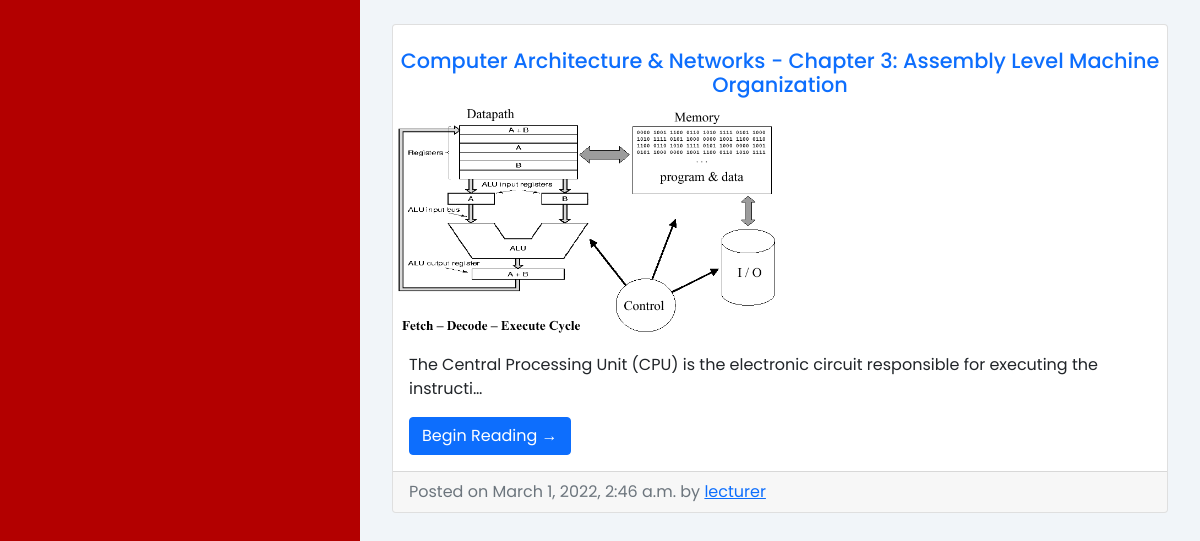
/list_tutorial/ (lower part), run on an earlier commit of the app's database.
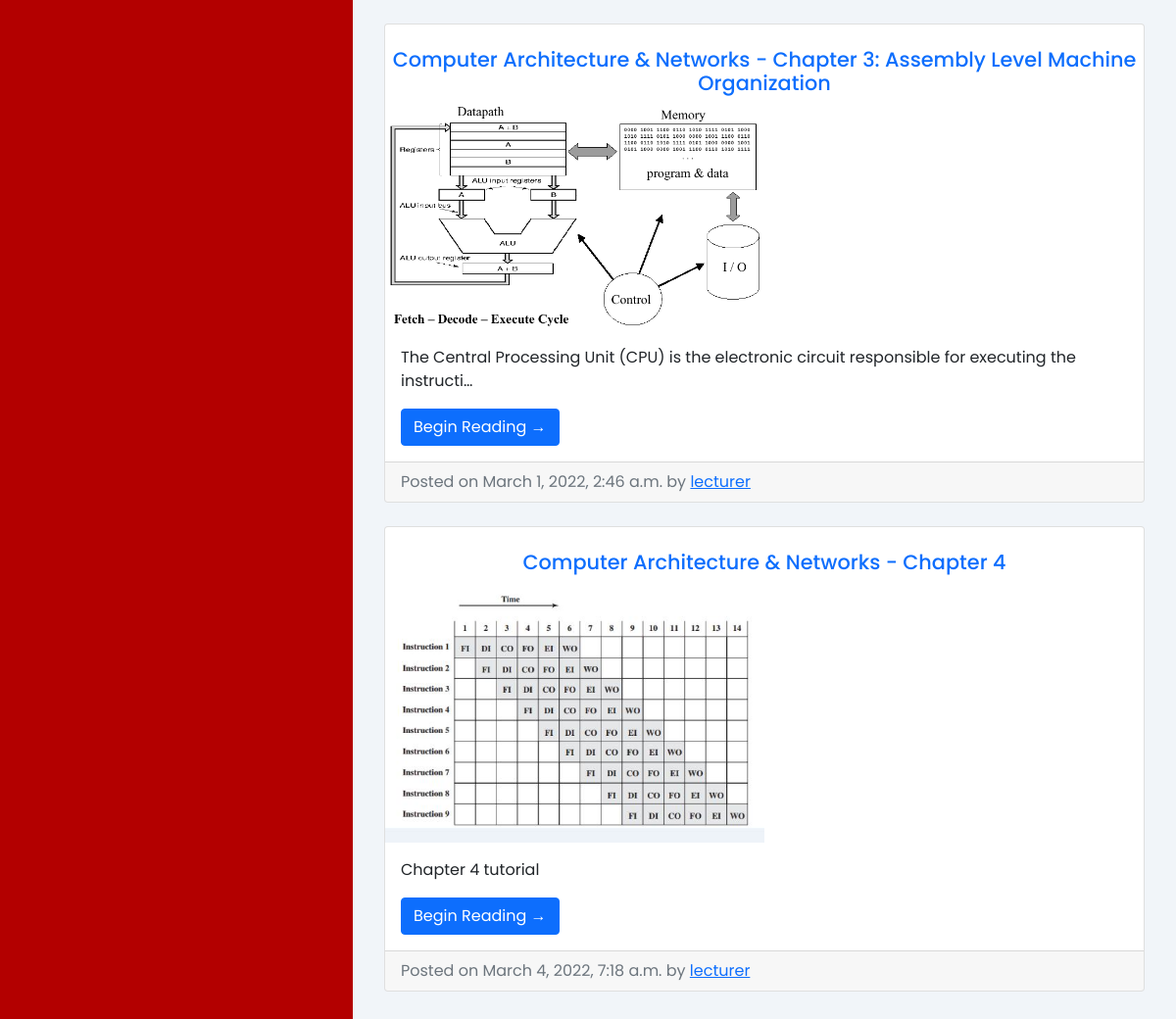
And on a later commit of the database.
### pages/models.py (models this page shows)
class Tutorial(models.Model):
    title = models.CharField(max_length=50)
    content = models.TextField()
    image = models.ImageField(upload_to='media', null=True, blank=True)
    course = models.ForeignKey(Course, on_delete=models.CASCADE, default='')
    created_at = models.DateTimeField(auto_now_add=True)
    user = models.ForeignKey(User, on_delete=models.CASCADE)
    video = EmbedVideoField(blank=True, null=True)

class Course(models.Model):
    name = models.CharField(max_length=30)
    def __str__(self):
        return self.name

class User(AbstractUser):
    is_student = models.BooleanField(default=False)
    is_lecturer = models.BooleanField(default=False)
    is_admin = models.BooleanField(default=False)

### pages/views.py (the view)
# urls.py: path('list_tutorial/', list_tutorial, name='list_tutorial'),
def list_tutorial(request):
    tutorials = Tutorial.objects.all().order_by('created_at')
    tutorials = {'tutorials': tutorials}
    return render(request, 'dashboard/lecturer/list_tutorial.html', tutorials)

### templates/dashboard/lecturer/list_tutorial.html (shortened to what this page needs)
<!DOCTYPE html>
<html lang="en">
<head>
    {% load static %}
    <link rel="stylesheet" href="https://maxst.icons8.com/vue-static/landings/line-awesome/line-awesome/1.3.0/css/line-awesome.min.css">
    <link rel="stylesheet" href="https://maxst.icons8.com/vue-static/landings/line-awesome/font-awesome-line-awesome/css/all.min.css">
    <link href="https://cdn.jsdelivr.net/npm/bootstrap@5.1.3/dist/css/bootstrap.min.css" rel="stylesheet">
    <link rel="stylesheet" href="{% static 'css/style.css' %}">
</head>
<body>
    <div class="sidebar">
    </div>
    <div class="main-content">
        <main>
      <div class="col-md-8" style="width: 100%;">
        {% for tutorial in tutorials %}
        <div class="card mb-4">
            <br><center><h2 class="card-title text-primary" style="color: var(--main-color); font-size: 1.3rem;">
                {{tutorial.course}} - {{ tutorial.title }}</h2></center>
          {% if tutorial.image %}
              <img src="{{ tutorial.image.url }}" alt="{{ tutorial.title }}" width="50%">
          {% else %}
                <p></p>
          {% endif %}
          <div class="card-body">
            <p class="card-text">{{ tutorial.content | truncatechars:100 }}</p>
            <a href="{% url 'lecturer_tutorial_detail' tutorial.pk %}" class="btn btn-primary">Begin Reading &rarr;</a>
          </div>
          <div class="card-footer text-muted">
            Posted on {{ tutorial.created_at }} by
            <a href="#">{{ tutorial.user.username }}</a>
          </div>
        </div>
        {% endfor %}
      </div>
        </main>
    </div>
</body>
</html>

What changed in the data, as far as the page shows it:
added Tutorial: course "Computer Architecture & Networks", title "Chapter 4", image (picture), content "Chapter 4 tutorial", created_at "March 4, 2022, 7:18 a.m.", user.username "lecturer"
